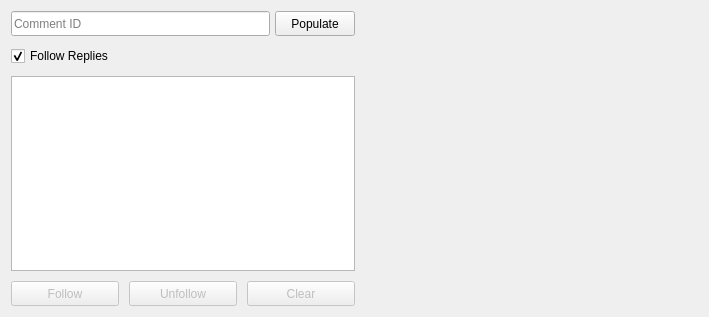
          <widget class="QWidget" name="scrollAreaWidgetContents_7">
           <property name="geometry">
            <rect>
             <x>0</x>
             <y>0</y>
             <width>709</width>
             <height>317</height>
            </rect>
           </property>
           <layout class="QHBoxLayout" name="horizontalLayout_27">
            <item>
             <layout class="QVBoxLayout" name="verticalLayout_9">
              <property name="spacing">
               <number>10</number>
              </property>
              <item>
               <layout class="QHBoxLayout" name="horizontalLayout_24">
                <property name="spacing">
                 <number>5</number>
                </property>
                <item>
                 <widget class="QLineEdit" name="comment_id_inp">
                  <property name="minimumSize">
                   <size>
                    <width>0</width>
                    <height>25</height>
                   </size>
                  </property>
                  <property name="placeholderText">
                   <string>Comment ID</string>
                  </property>
                 </widget>
                </item>
                <item>
                 <widget class="QPushButton" name="comment_submit_btn">
                  <property name="minimumSize">
                   <size>
                    <width>80</width>
                    <height>25</height>
                   </size>
                  </property>
                  <property name="cursor">
                   <cursorShape>PointingHandCursor</cursorShape>
                  </property>
                  <property name="text">
                   <string>Populate</string>
                  </property>
                 </widget>
                </item>
               </layout>
              </item>
              <item>
               <layout class="QHBoxLayout" name="horizontalLayout_25">
                <item>
                 <widget class="QCheckBox" name="comment_reply_chk">
                  <property name="text">
                   <string>Follow Replies</string>
                  </property>
                  <property name="checked">
                   <bool>true</bool>
                  </property>
                 </widget>
                </item>
               </layout>
              </item>
              <item>
               <widget class="QListWidget" name="comment_follow_list"/>
              </item>
              <item>
               <layout class="QHBoxLayout" name="horizontalLayout_26">
                <property name="spacing">
                 <number>10</number>
                </property>
                <item>
                 <widget class="QPushButton" name="comment_follow_btn">
                  <property name="enabled">
                   <bool>false</bool>
                  </property>
                  <property name="minimumSize">
                   <size>
                    <width>0</width>
                    <height>25</height>
                   </size>
                  </property>
                  <property name="cursor">
                   <cursorShape>PointingHandCursor</cursorShape>
                  </property>
                  <property name="text">
                   <string>Follow</string>
                  </property>
                 </widget>
                </item>
                <item>
                 <widget class="QPushButton" name="comment_unfollow_btn">
                  <property name="enabled">
                   <bool>false</bool>
                  </property>
                  <property name="minimumSize">
                   <size>
                    <width>0</width>
                    <height>25</height>
                   </size>
                  </property>
                  <property name="cursor">
                   <cursorShape>PointingHandCursor</cursorShape>
                  </property>
                  <property name="text">
                   <string>Unfollow</string>
                  </property>
                 </widget>
                </item>
                <item>
                 <widget class="QPushButton" name="comment_clear_btn">
                  <property name="enabled">
                   <bool>false</bool>
                  </property>
                  <property name="minimumSize">
                   <size>
                    <width>0</width>
                    <height>25</height>
                   </size>
                  </property>
                  <property name="cursor">
                   <cursorShape>PointingHandCursor</cursorShape>
                  </property>
                  <property name="text">
                   <string>Clear</string>
                  </property>
                 </widget>
                </item>
               </layout>
              </item>
             </layout>
            </item>
            <item>
             <spacer name="horizontalSpacer_11">
              <property name="orientation">
               <enum>Qt::Orientation::Horizontal</enum>
              </property>
              <property name="sizeHint" stdset="0">
               <size>
                <width>339</width>
                <height>20</height>
               </size>
              </property>
             </spacer>
            </item>
           </layout>
          </widget>
